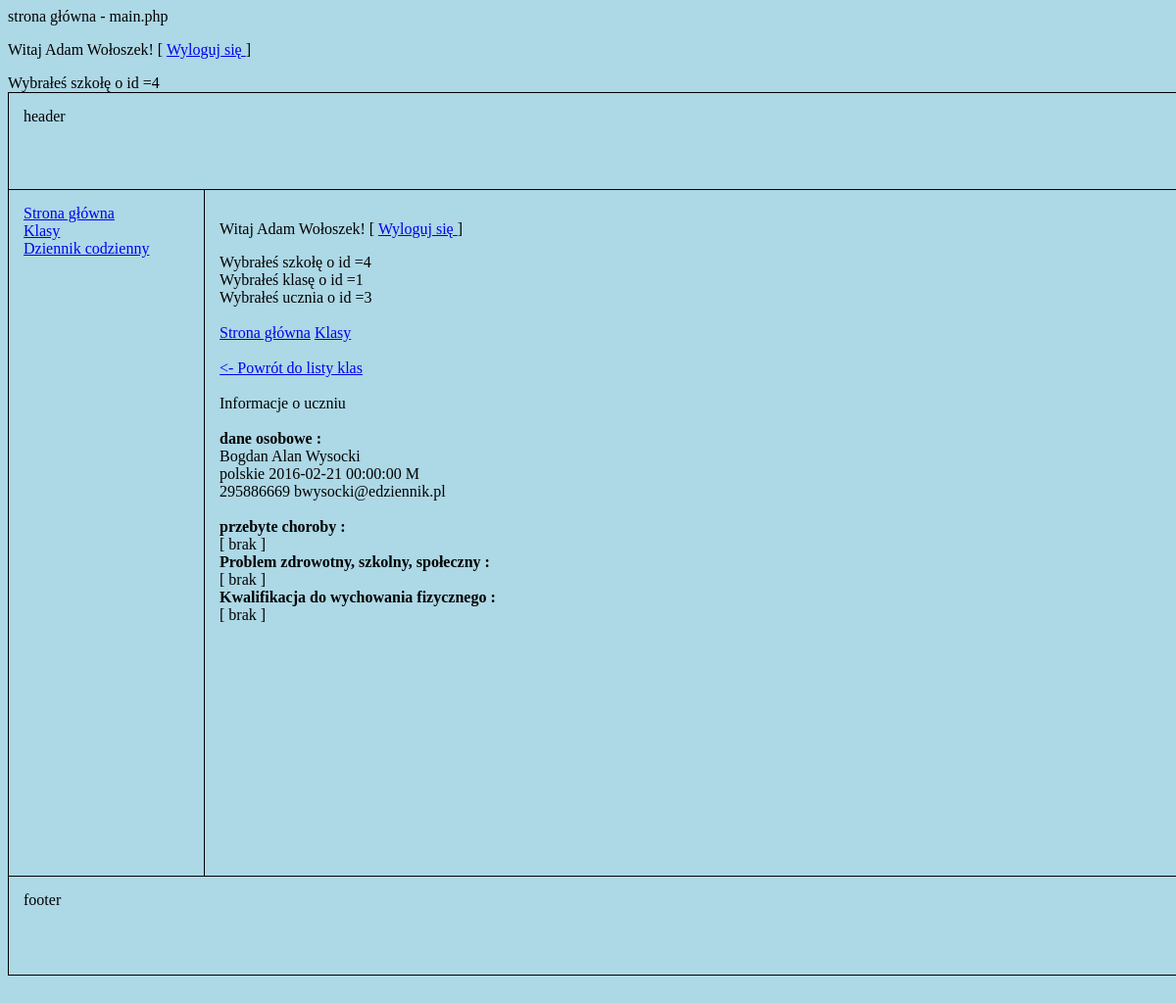
/uczen.php?school_id=4&class_id=1&student_id=3 (signed in), run on an earlier commit of the app's database.
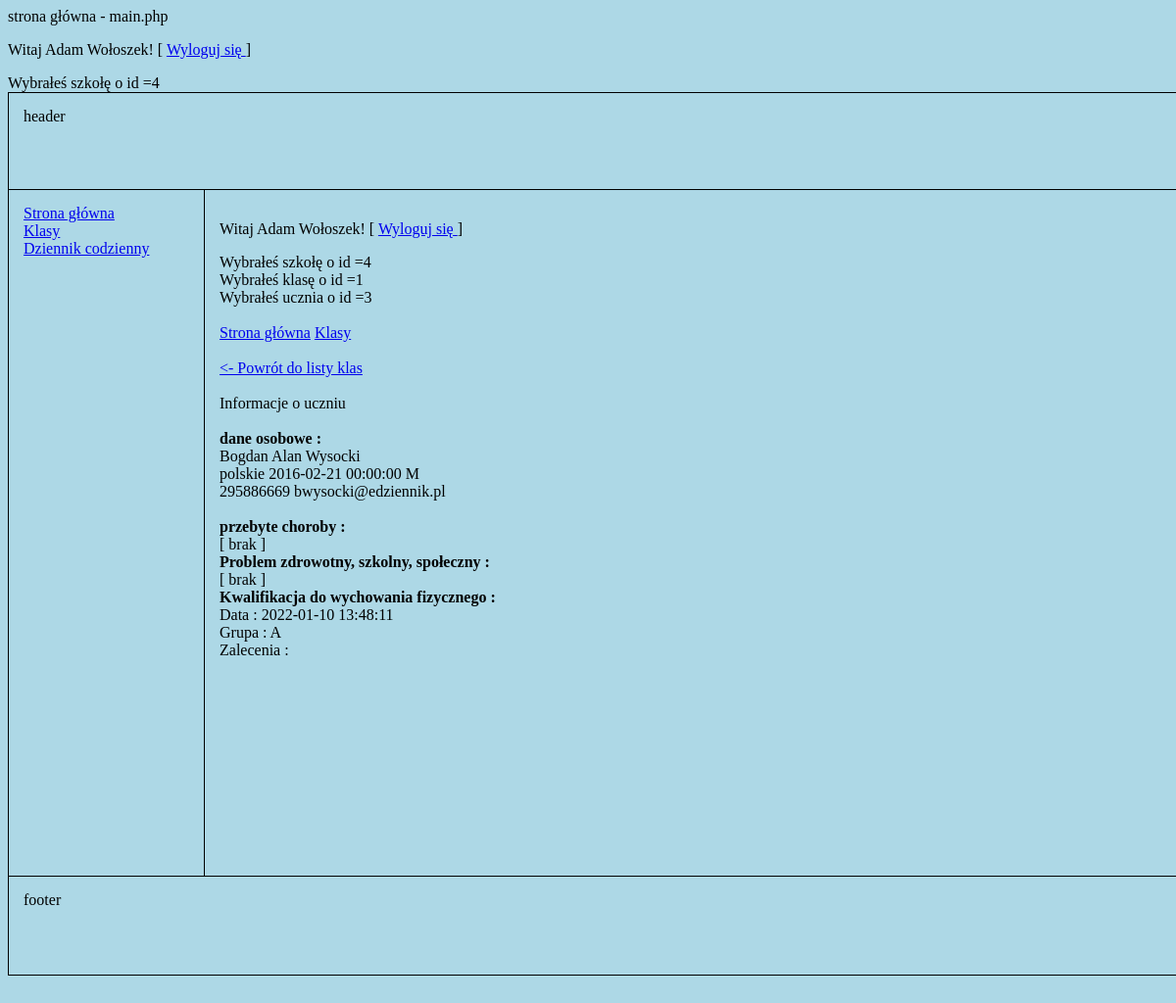
And on a later commit of the database.
### tables this page shows
CREATE TABLE `student` (
  `Id` int(11) NOT NULL,
  `School_Id` int(11) NOT NULL,
  `Adress_Id` int(11) NOT NULL,
  `Class_Id` int(11) NOT NULL,
  `Id_User` int(11) NOT NULL,
  `Pesel` int(11) DEFAULT NULL,
  `First_Name` varchar(25) NOT NULL,
  `Second_Name` varchar(25) NOT NULL,
  `Last_Name` varchar(30) NOT NULL,
  `Nationality` varchar(25) NOT NULL,
  `Birth_Date` datetime NOT NULL,
  `Sex` varchar(1) NOT NULL,
  `Phone_Number` varchar(9) NOT NULL,
  `Email` varchar(50) NOT NULL
);

CREATE TABLE `kzu_kwalifikacja_wf` (
  `Id_Karty` int(11) DEFAULT NULL,
  `Id_Kwalifikacji` int(11) NOT NULL,
  `Data` datetime DEFAULT NULL,
  `Grupa` varchar(2) DEFAULT NULL,
  `Zalecenia` varchar(255) DEFAULT NULL
);

### uczen.php (the view, shortened to what this page needs)
<html lang="pl">
<head>
    <link rel="stylesheet" href="style.css">
</head>
<body>
    <?php
		echo "<p>Witaj ".$_SESSION['imie']." ".$_SESSION['nazwisko'].'! [ <a href="logout.php">Wyloguj się </a>]</p>';
		$school_id = $_GET['school_id'];
		echo "Wybrałeś szkołę o id =" . $school_id . " ";
	?>
	<div id="container">
		<div id="header">
			header
		</div>
		<div id="nav">
			<?php
				echo '<a href="main.php?school_id='.$school_id.' ">Strona główna</a><br>';
				echo '<a href="klasy.php?school_id='.$school_id.' ">Klasy</a><br>';
				echo '<a href="dziennik.php?school_id='.$school_id.' ">Dziennik codzienny</a><br>';
			?>
		</div>
		<div id="content">
			 <?php
		echo "<p>Witaj ".$_SESSION['imie']." ".$_SESSION['nazwisko'].'! [ <a href="logout.php">Wyloguj się </a>]</p>';
		$class_id = $_GET['class_id'];
		$school_id = $_GET['school_id'];
		$student_id = $_GET['student_id'];
		echo "Wybrałeś szkołę o id =" . $school_id . "<br>";
		echo "Wybrałeś klasę o id =" . $class_id . "<br>";
		echo "Wybrałeś ucznia o id =" . $student_id . "<br>";
		echo '<br><a href="main.php?school_id='.$school_id.' ">Strona główna</a>';
		echo ' <a href="klasy.php?school_id='.$school_id.' ">Klasy</a>';
		require_once "connect_edziennik.php";
		$conn = @new mysqli($servername, $username, $password, $dbname);
		if($conn->connect_errno!=0)
		{
			echo "Błąd połączenia".$conn->connect_errno()."\n";
		}
		else
		{
			$sql = "SELECT * FROM student WHERE Id_User = $student_id";
			$result = $conn->query($sql);
			if($result)
			{
				$number_of_rows = $result->num_rows;
				if($number_of_rows>0)
				{
					echo "<br>";
					while($row = $result->fetch_assoc())
					{
						echo "<br>";
						echo '<a href="klasa.php?school_id='.$school_id.'&class_id='.$class_id.'"> <- Powrót do listy klas </a><br><br>';
						echo "Informacje o uczniu <br><br>";
						echo "<b>dane osobowe : </b><br>";
						echo $row["First_Name"] . " " . $row["Second_Name"] . " " . $row["Last_Name"] . "<br>";
						echo $row["Nationality"] . " " . $row["Birth_Date"] . " " . $row["Sex"] . "<br>" ;
						echo $row["Phone_Number"] . " " . $row["Email"]."";
						echo '<br>';
					}
				}
				else
				{
					echo "błąd";
				}
			}
		}
		require_once "connect.php";
		$conn = @new mysqli($servername, $username, $password, $dbname);
		if($conn->connect_errno!=0)
		{
			echo "Błąd połączenia".$conn->connect_errno()."\n";
		}
		else
		{
			$get_kzu_id = "SELECT Id_Karty FROM kzu WHERE Id_Ucznia = $student_id";
			$kzu_result = $conn->query($get_kzu_id);
			if($kzu_result)
			{
				$kzu_number_of_rows = $kzu_result->num_rows;
				if($kzu_number_of_rows>0)
				{
					$row = $kzu_result->fetch_assoc();
					$id_karty = $row['Id_Karty'];
				}
				else
				{
					echo "[ brak karty zdrowia ]";
				}
			}
			if(isset($id_karty))
			{
				$get_kzu_choroby =
				"SELECT Id_Karty, kzu_choroby.Id_Choroby, Rok_Zycia, Rodzaj_Choroby, choroby.id_choroby, choroby.choroba
				 FROM kzu_choroby
				 JOIN choroby
				 ON kzu_choroby.Id_Choroby = choroby.id_choroby
				 WHERE Id_Karty = $id_karty
				 ";
				$kzu_choroby_result = $conn->query($get_kzu_choroby);
				if($kzu_choroby_result)
				{
					$kzu_number_of_rows = $kzu_choroby_result->num_rows;
					echo "<br><b>przebyte choroby : </b><br>";
					if($kzu_number_of_rows>0)
					{
						while($row = $kzu_choroby_result->fetch_assoc())
						{
							echo "Rok życia : ".$row['Rok_Zycia'].", Choroba : ".$row['choroba'].", " . $row["Rodzaj_Choroby"] . "<br>";
						}
					}
					else
					{
						echo "[ brak ]";
					}
				}
			}
			if(isset($id_karty))
			{
				$get_kzu_problem = "SELECT * FROM kzu_problemy WHERE Id_Karty = $id_karty";
				$kzu_problem_result = $conn->query($get_kzu_problem);
				if($kzu_problem_result)
				{
					$kzu_number_of_rows = $kzu_problem_result->num_rows;
					echo "<br><b>Problem zdrowotny, szkolny, społeczny : </b><br>";
					if($kzu_number_of_rows>0)
					{
						while($row = $kzu_problem_result->fetch_assoc())
						{
							echo "Data : ".$row['Data'] . ", Rodzaj :" . $row['Rodzaj_Problemu']."<br>";
						}
					}
					else
					{
						echo "[ brak ]";
					}
				}
			}
			if(isset($id_karty))
			{
				$get_kzu_wf = "SELECT * FROM kzu_kwalifikacja_wf WHERE Id_Karty = $id_karty";
				$kzu_wf_result = $conn->query($get_kzu_wf);
				if($kzu_wf_result)
				{
					$kzu_number_of_rows = $kzu_wf_result->num_rows;
					echo "<br><b>Kwalifikacja do wychowania fizycznego : </b><br>";
					if($kzu_number_of_rows>0)
					{
						$row = $kzu_wf_result->fetch_assoc();
						echo "Data : ".$row['Data'] . "<br>Grupa : " . $row['Grupa'] . "<br>Zalecenia : ".$row['Zalecenia']."<br>";
					}
					else
					{
						echo "[ brak ]";
					}
				}
			}
		}
	?>
		</div>
		<div id="footer">
			footer
		</div>
	</div>
</body>
</html>

### style.css (style rules this page uses)
body { background-color: lightblue; }
#container { margin-left: auto; margin-right: auto; border: 1px solid black; width: 1200px; height: 900px; }
#header { border-bottom: 1px solid black; box-sizing: border-box; height: 99px; padding: 15px; }
#nav { border-right: 1px solid black; box-sizing: border-box; width: 200px; height: 700px; float: left; padding: 15px; }
#content { width: 970px; height: 670px; float: left; padding: 15px; }
#footer { padding: 15px; clear: both; height:99px; width: 1170px; border-top: 1px solid black; }

What changed in the data, as far as the page shows it:
added kzu_kwalifikacja_wf: Data "2022-01-10 13:48:11", Grupa "A"
Also different on the page:
text no longer shown: "[ brak ]"
text now shown: "Data : Grupa : Zalecenia :"
